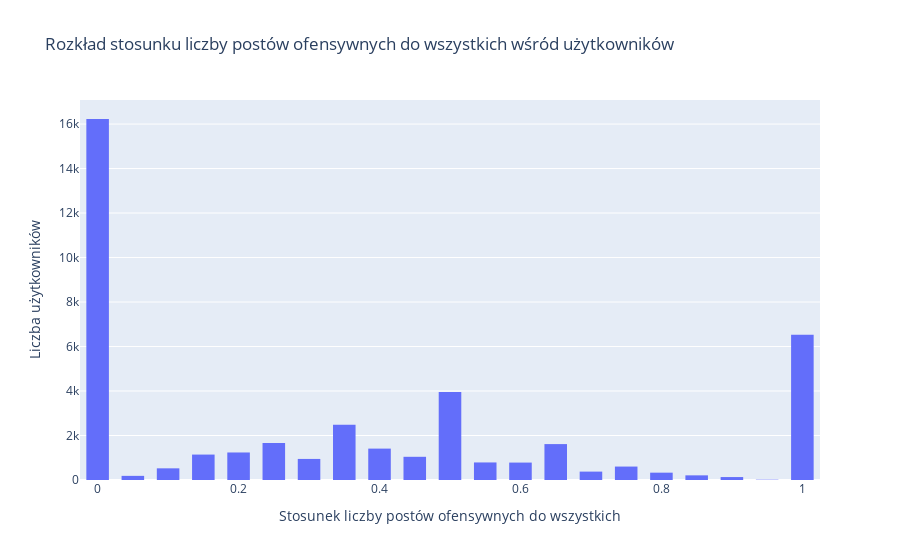

Here is the notebook cell this chart was saved with:
### Code cell
import plotly.graph_objects as go
import numpy as np

fig = go.Figure()
fig.add_trace(go.Histogram(
    x=users_stats["hate_coefficient"],
    name='control', # name used in legend and hover labels
    nbinsx = 50

))

fig.update_layout(
    title_text='Rozkład stosunku liczby postów ofensywnych do wszystkich wśród użytkowników', # title of plot
    xaxis_title_text='Stosunek liczby postów ofensywnych do wszystkich', # xaxis label
    yaxis_title_text='Liczba użytkowników', # yaxis label
    bargap=0.2, # gap between bars of adjacent location coordinates
    bargroupgap=0.2 # gap between bars of the same location coordinates
)

fig.show()

### Figure 1 — Plotly figure (JSON) as saved in the notebook; plotly's stock layout.template omitted (floating-point values rounded to 4 significant figures; data arrays with more than 128 entries replaced by an {"elided": "..."} marker saying what was removed)
{"data": [{"name": "control", "nbinsx": 50, "type": "histogram", "x": {"elided": "42202 float values"}}], "layout": {"autosize": true, "bargap": 0.2, "bargroupgap": 0.2, "title": {"text": "Rozkład stosunku liczby postów ofensywnych do wszystkich wśród użytkowników"}, "xaxis": {"autorange": true, "range": [-0.025, 1.025], "title": {"text": "Stosunek liczby postów ofensywnych do wszystkich"}, "type": "linear"}, "yaxis": {"autorange": true, "range": [0, 17080.0], "title": {"text": "Liczba użytkowników"}}}}
